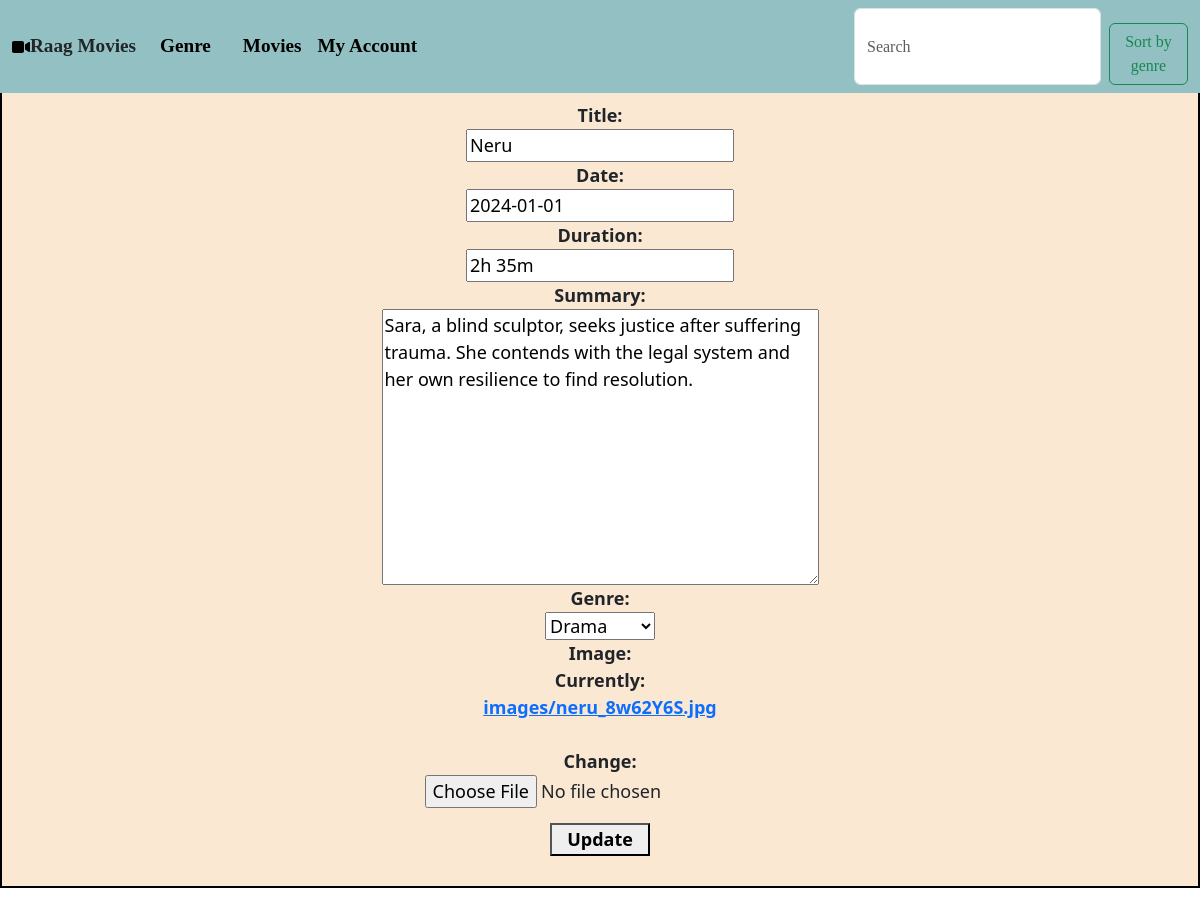
The page /mtable/1/edit on the database its author committed.
### Myapp/models.py (models this page shows)
class Movie(models.Model):
    title=models.CharField(max_length=20)
    date=models.DateField(max_length=20)
    duration=models.CharField(max_length=20,null=True)
    summary=models.TextField(max_length=200)
    genre=models.ForeignKey(Genre,on_delete=models.PROTECT)
    image=models.ImageField(upload_to="images",null=True)

### Myapp/views.py (the view, shortened to what this page needs)
# urls.py: path("mtable/<int:pk>/edit",Movieedit.as_view(),name="medit"),
class Movieedit(View):
    def get(self,request,*args,**kwargs):
        editid=kwargs.get("pk")
        editdetails=Movie.objects.get(id=editid)
        mform=Movieform(instance=editdetails)
        return render(request,"medit.html",{"mf":mform})

### Myapp/forms.py
class Movieform(forms.ModelForm):
    class Meta:
        model=Movie
        fields='__all__'

### Myapp/models.py (called while the page is built)
    def __str__(self):
        return self.genrename

### Myapp/templates/medit.html (shortened to what this page needs)
{% extends 'base.html' %}
{% block body %}
{% load static %}
<form class="gform" action="" method="post" enctype="multipart/form-data">
    {{mf}}
    <button type="submit">Update</button>
</form>
{% endblock %}

### Myapp/static/css/style.css (style rules this page uses)
.gform,.logform,.regform ,.mform { background-color: rgb(250, 232, 211); border: 2px solid black; padding: 30px; margin-top: 70px; margin-bottom: 500px; place-items: center; display: grid; height: 800; font-size: large; font-weight: bold; }
button { width:100px;margin-top: 15px;font-size: large; font-weight: bold; }

### rows shown on the page
Movie: title "Neru", date "2024-01-01", duration "2h 35m", summary "Sara, a blind sculptor, seeks justice after suffering trauma. She contends with the legal system and her own resilience to find resolution.", genre "Drama"
